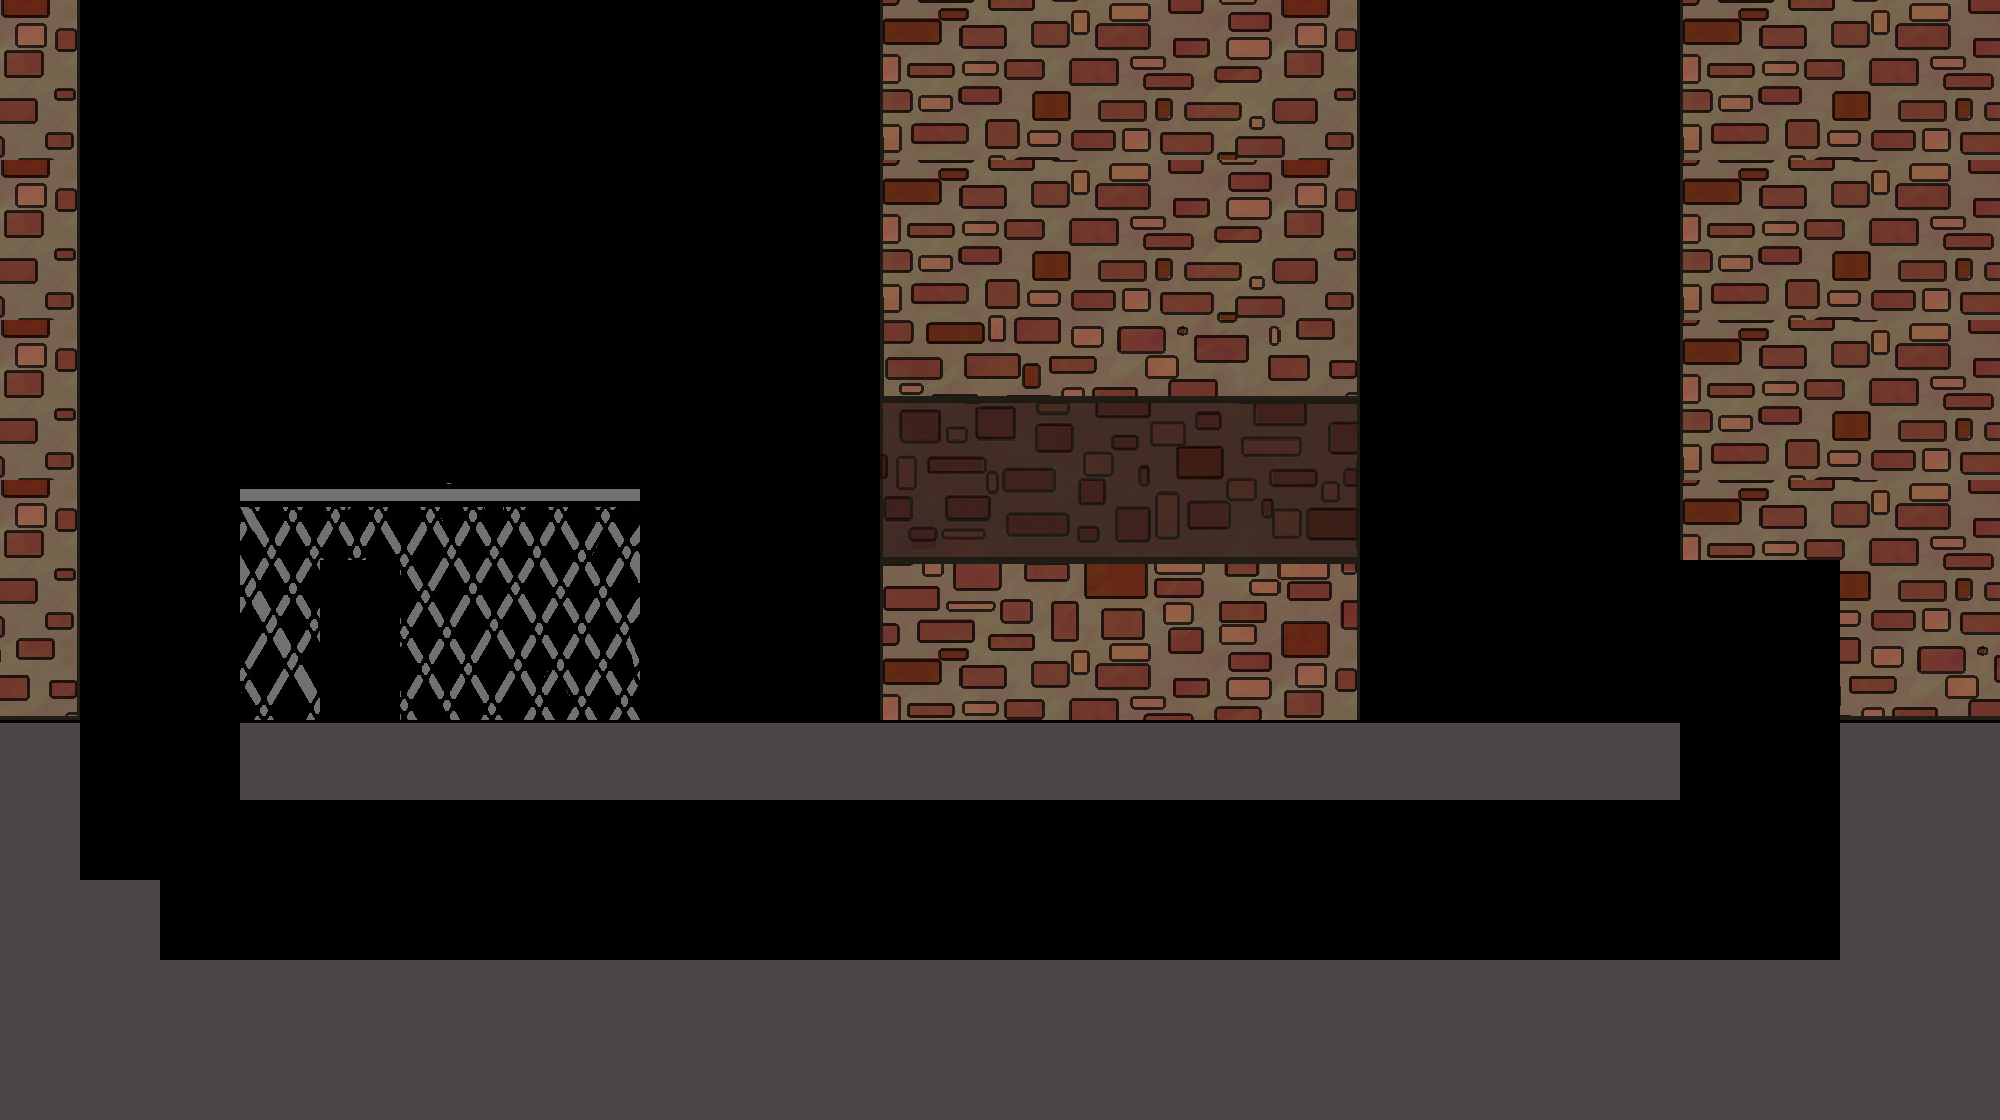

Below is a game level as drawn by its tile map, then a one-line description and the .tmx file that defines it, in full:
An orthogonal 25x14 tile map with 80x80 px tiles, 1 tile layer (Tile Layer 1).

<map version="1.10" tiledversion="1.10.2" orientation="orthogonal" renderorder="right-down" width="25" height="14" tilewidth="80" tileheight="80" infinite="0" nextlayerid="2" nextobjectid="1">
 <tileset firstgid="1" source="mainTileset.tsx" />
 <layer id="1" name="Tile Layer 1" width="25" height="14">
  <data encoding="csv">
32,0,0,0,0,0,0,0,0,0,0,27,28,29,30,31,32,0,0,0,0,27,28,29,30,
52,0,0,0,0,0,0,0,0,0,0,47,48,49,50,51,52,0,0,0,0,47,48,49,50,
32,0,0,0,0,0,0,0,0,0,0,27,28,29,30,31,32,0,0,0,0,27,28,29,30,
52,0,0,0,0,0,0,0,0,0,0,47,48,49,50,51,52,0,0,0,0,47,48,49,50,
32,0,0,0,0,0,0,0,0,0,0,67,68,69,70,71,72,0,0,0,0,27,28,29,30,
52,0,0,0,0,0,0,0,0,0,0,88,89,90,91,92,93,0,0,0,0,47,48,49,50,
32,0,0,1,2,3,4,5,0,0,0,108,109,110,111,112,113,0,0,0,0,27,28,29,30,
52,0,0,21,0,23,24,25,0,0,0,7,8,9,10,11,12,0,0,0,0,0,0,49,50,
72,0,0,41,0,43,44,45,0,0,0,27,28,29,30,31,32,0,0,0,0,0,0,69,70,
116,0,0,116,116,116,116,116,116,116,116,116,116,116,116,116,116,116,116,116,116,0,0,116,116,
118,0,0,0,0,0,0,0,0,0,0,0,0,0,0,0,0,0,0,0,0,0,0,118,118,
118,118,0,0,0,0,0,0,0,0,0,0,0,0,0,0,0,0,0,0,0,0,0,118,118,
118,118,118,118,118,118,118,118,118,118,118,118,118,118,118,118,118,118,118,118,118,118,118,118,118,
118,118,118,118,118,118,118,118,118,118,118,118,118,118,118,118,118,118,118,118,118,118,118,118,118
</data>
 </layer>
</map>
